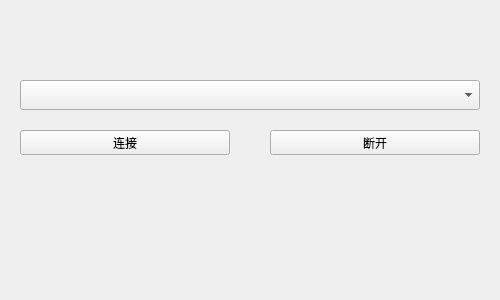
<?xml version="1.0" encoding="UTF-8"?>
<ui version="4.0">
 <class>LinkClass</class>
 <widget class="QWidget" name="LinkClass">
  <property name="geometry">
   <rect>
    <x>0</x>
    <y>0</y>
    <width>500</width>
    <height>300</height>
   </rect>
  </property>
  <property name="windowTitle">
   <string>Link</string>
  </property>
  <widget class="QPushButton" name="buttonConnect">
   <property name="geometry">
    <rect>
     <x>20</x>
     <y>130</y>
     <width>210</width>
     <height>25</height>
    </rect>
   </property>
   <property name="text">
    <string>连接</string>
   </property>
  </widget>
  <widget class="QComboBox" name="comboBoxInstrument">
   <property name="geometry">
    <rect>
     <x>20</x>
     <y>80</y>
     <width>460</width>
     <height>30</height>
    </rect>
   </property>
  </widget>
  <widget class="QPushButton" name="buttonDisconnect">
   <property name="geometry">
    <rect>
     <x>270</x>
     <y>130</y>
     <width>210</width>
     <height>25</height>
    </rect>
   </property>
   <property name="text">
    <string>断开</string>
   </property>
  </widget>
 </widget>
 <layoutdefault spacing="6" margin="11"/>
 <resources/>
 <connections/>
</ui>
